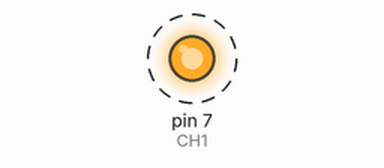
Bench run of a sketch on a simulated Arduino Uno, built with avr-gcc and run on an emulated ATmega328P. On the bench: output pins drawn as LEDs (lit = HIGH). Dashed ring = blinking.

Above: at 1.5 s.
Timing chart, 0 to 5.6 s (numbered marks = the images above):
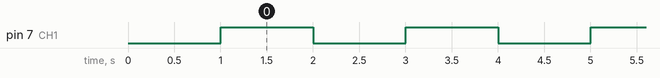

The sketch:

ejemplo_relay.ino
```cpp
/* ===============================================================
      Project: 4 Channel 5V Relay Module
       Author: Scott C
      Created: 7th Sept 2014
  Arduino IDE: 1.0.5
      Website: http://arduinobasics.blogspot.com.au
  Description: Explore the difference between NC and NO terminals.
================================================================== */

 /*
  Connect 5V on Arduino to VCC on Relay Module
  Connect GND on Arduino to GND on Relay Module
  Connect GND on Arduino to the Common Terminal (middle terminal) on Relay Module. */

 #define CH1 7   // Connect Digital Pin 8 on Arduino to CH1 on Relay Module

 void setup(){
   //Setup all the Arduino Pins
   pinMode(CH1, OUTPUT);


   //Turn OFF any power to the Relay channels
   digitalWrite(CH1,LOW); //apagar
   delay(1000); //Wait 2 seconds before starting sequence

 }

 void loop(){
   digitalWrite(CH1, HIGH);  //Green LED on, Yellow LED off
   delay(1000);
   digitalWrite(CH1, LOW);   //Yellow LED on, Green LED off
   delay(1000);
 }
```

Measured:
- by itself, pin 7 (CH1): alternates HIGH for 1.0 s and LOW for 1.0 s
